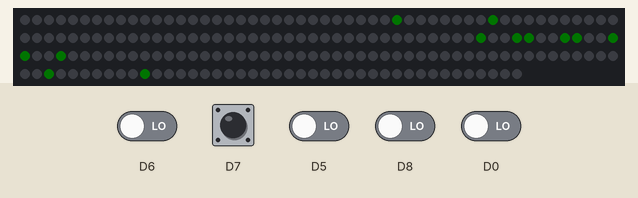
A program run on a simulated ESP8266 (Wemos D1 mini). Shown: 192 RGB LEDs in strip order, left to right, continuing on the next row. The inputs (shaded band) are chosen by the test bench; at power-on: D0, D5–8 LOW. Dim RGB values are drawn brighter than linear; the local clock reads 2024-03-15 10:24:30 at power-on unless the program sets it; storage starts empty; what the program prints to the serial monitor is not drawn.

Above: at 3.77 s.

The program:

main.cpp
```cpp
#include <Arduino.h>
#include <WeatherBlockAP.h>
#include <BtnState.h>

WeatherBlockAP wbAP;

BtnState brightnessBtnIncr(D7);
BtnState brightnessBtnDecr(D8);
BtnState activeCanvasBtnIncr(D5);
BtnState activeCanvasBtnDecr(D6);

BtnState subCanvasBtn(D0);

void setup() {
  wbAP.init();

  pinMode(LED_DATA, OUTPUT);

  // inputs
  pinMode(D8, INPUT);
  pinMode(D7, INPUT);
  pinMode(D6, INPUT);
  pinMode(D5, INPUT);

  pinMode(D0, INPUT);
}

void loop() {
  wbAP.update();

  uint8_t brightnessBtnDecrState = brightnessBtnDecr.get();
  uint8_t brightnessBtnIncrState = brightnessBtnIncr.get();
  uint8_t activeCanvasBtnDecrState = activeCanvasBtnDecr.get();
  uint8_t activeCanvasBtnIncrState = activeCanvasBtnIncr.get();

  uint8_t subCanvasBtnState = subCanvasBtn.get();

  if (brightnessBtnDecrState == S_PRESS) {
    wbAP.decrementBrightness();
  }
  if (brightnessBtnIncrState == S_PRESS) {
    wbAP.incrementBrightness();
  }
  if (activeCanvasBtnDecrState == S_PRESS) {
    wbAP.decrementActiveCanvas();
  }
  if (activeCanvasBtnIncrState == S_PRESS) {
    wbAP.incrementActiveCanvas();
  }

  if (subCanvasBtnState == S_PRESS) {
    wbAP.incrementSubCanvas();
  }
}
```
